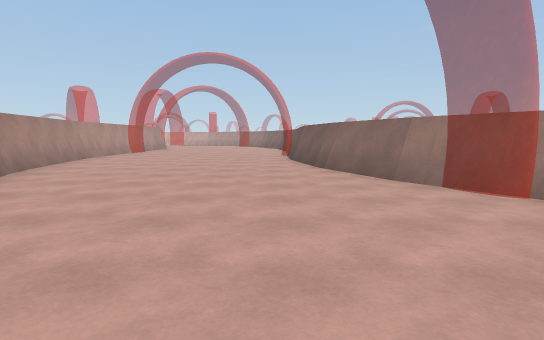
view 1 (above)

16 first-person views from a walk through a 3-D level made in the Unity game engine. The camera is 1.3 m above the floor, tilts 6° down and sees 80° across. The floor is counted in squares, 2 m on a side. Each view is taken from the middle of a square. On the plan, view 1 faces up. The plan holds only what a view shows up to about 10 squares ahead; the rest is blank. The place goes on beyond the plan.

view 2
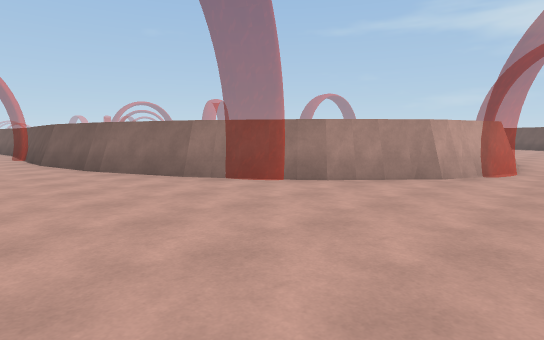

view 3
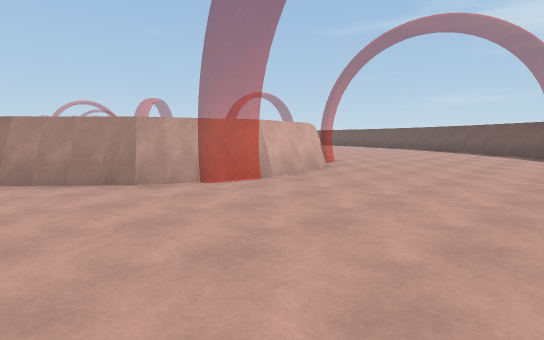

view 4
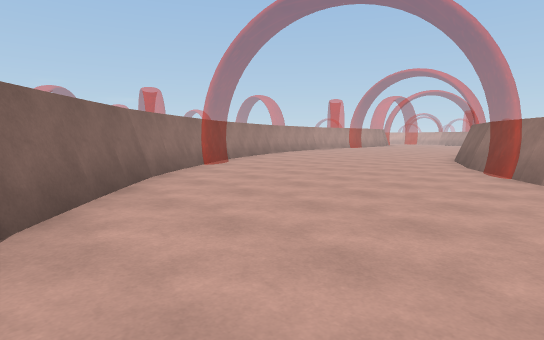

view 5
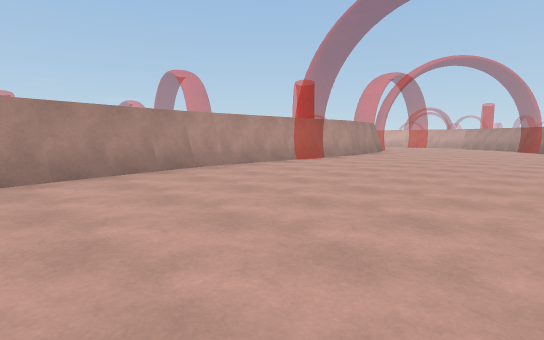

view 6
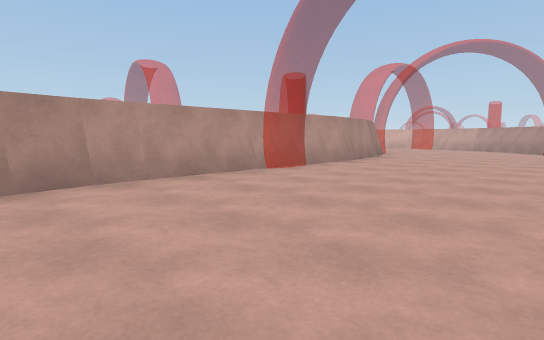

view 7
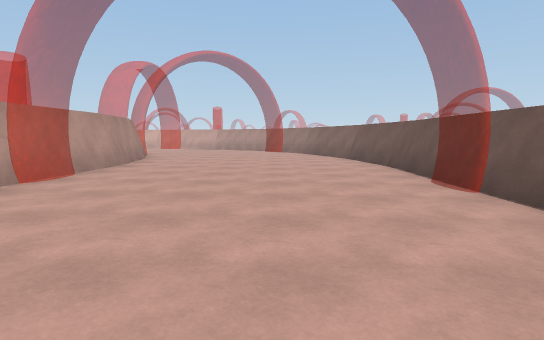

view 8
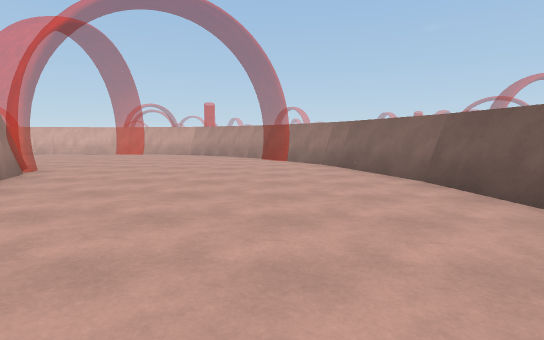

view 9
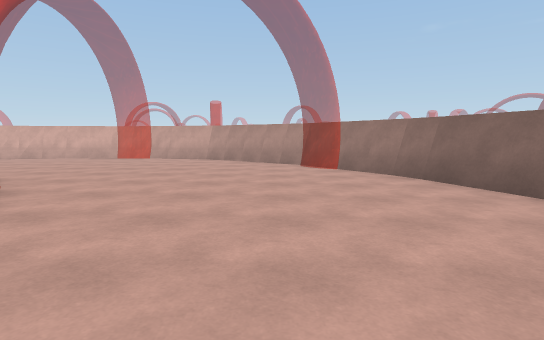

view 10
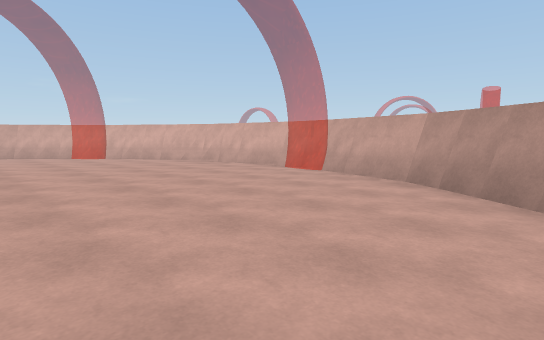

view 11
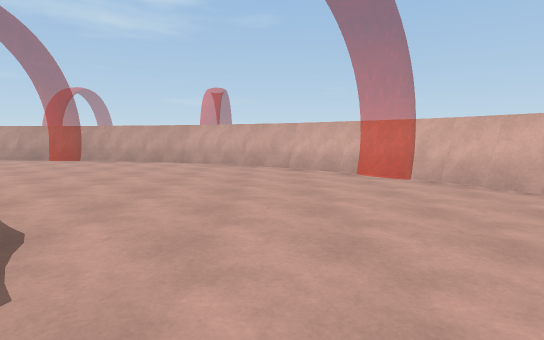

view 12
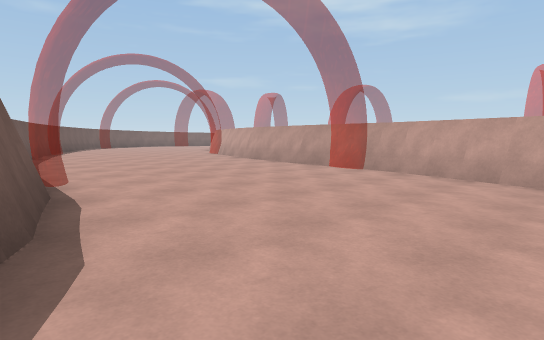

view 13
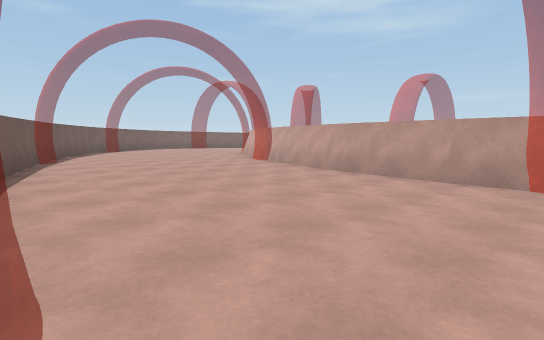

view 14
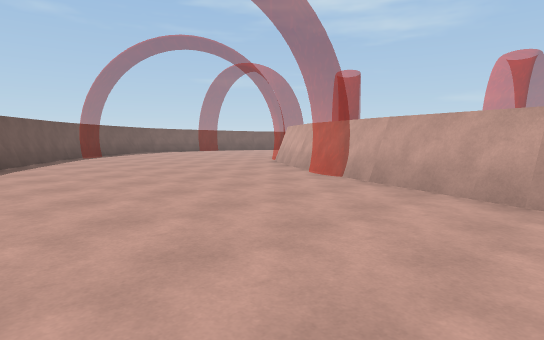

view 15
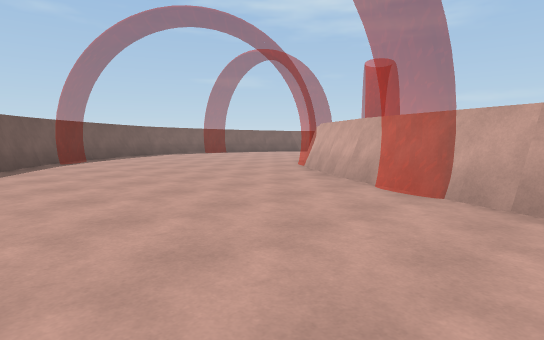

view 16
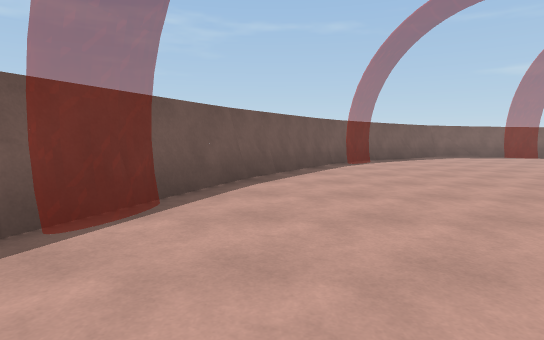

### Floor plan
Points are (right, up) in squares from view 1. A wall is a line through its corners. A room is listed if a view was taken in it or the views show most of it. See-through windows are left out.
Room 1 (views 1, 2, 3, 4, 5, 6, 7, 8, 9, 10, 11, 12, 13, 14, 15, 16)
walls: (0.7, 9.7) (0.8, 14.9); (1.2, 7.7) (0.8, 9.8); (1.4, 7.4) (1.3, 7.9); (0.9, 14.8) (0.4, 18.1); (1, 15.5) (0.7, 17.1); (-5.3, 8.6) (-4.8, 6); (-5.3, 13.6) (-5.4, 10.4); (2.1, 5.3) (1.4, 7.2); (-4.7, 6.1) (-4.5, 5.3); (0.4, 17.9) (-0.4, 20.4); (0.6, 17.9) (0.5, 18.4); (0.4, 18.5) (-0.1, 19.9); (-5.5, 16.6) (-5.4, 15.4); (-3.8, 3.5) (-3.3, 2.4); (-5.9, 17.8) (-5.6, 16.8); (-3.3, 2.5) (-1.9, 0.4); (-6.1, 18) (-5.4, 16.5); (-0.3, 20.4) (-0.5, 21); (-3, 1.8) (-2.4, 1); (-6.6, 18.7) (-6.3, 18.2); (-6.5, 18.9) (-6.3, 18.5); (-2.6, 1.1) (-0.9, -1); (5.1, 1.9) (3.6, 3.2) (2.4, 5); (-0.9, 21.4) (-2.3, 23.2); (5.4, 1.8) (5, 2); (-1.1, -0.9) (1.3, -2.9); (7.1, 1.3) (5.4, 1.9); (-11.5, 15.1) (-11.2, 16.7); (-2.1, 23.1) (-3.6, 24.2); (8.9, 1.6) (6.8, 1.1) (6.1, 1.5); (10.9, 2.8) (9.2, 1.7) (8.8, 1.5); (-3.8, 24.3) (-5, 25); (-13.1, 6.4) (-12.4, 8.8); (-4.9, 25) (-5.5, 25.1); (-5, 25.2) (-5.6, 25.3); (-14.5, 3) (-13, 6.5); (-10.4, 25.4) (-11, 25.3) (-13.3, 23.9); (-17.8, 13.4) (-18.2, 10.5); (-18.2, 11.2) (-18.4, 10.6); (-17.6, 16.3) (-17.7, 13.3); (-18.4, 10.2) (-19.1, 8); (-13.2, 23.9) (-13.7, 23.4); (-17.4, 17.2) (-17.7, 16.1); (-17.7, 16.3) (-17.9, 13.3); (-13.7, 23.5) (-15.5, 21.4); (-15.4, 21.5) (-16.8, 19.3) (-17.1, 18.6); (-17, 18.8) (-17.4, 17.5); (-19.1, 8.2) (-19.6, 7); (-16.3, 0.3) (-14.8, 2.5); (14.7, -2) (15.5, -1.2); (-17, -0.4) (-16.2, 0.5); (-18.6, -1.8) (-16.8, -0.2); (-19.4, -2.1) (-18.6, -1.5)
low walls: (5.9, 1.5) (5.3, 1.7); (-0.9, -0.8) (1.4, -2.9); (-11.3, 16.5) (-11.1, 16.9); (-13.8, 5.1) (-13.6, 5.6); (-10.4, 25.2) (-10.9, 25.1); (-18.1, 10.7) (-19, 7.9); (-12.5, 24.1) (-13.2, 23.7); (-17.4, 16.2) (-17.5, 15.5); (-16.6, 19.2) (-16.9, 18.5); (-16.9, 18.6) (-17.2, 17.5); (-18.9, 8.1) (-19.2, 7.5)

Positions as (right, up) in squares from view 1, and headings:
1: (0, 0), facing up
2: (-1, 0), facing up-right
3: (3, -3), facing up-right
4: (4, -3), facing up-left
5: (0, 6), facing up-left
6: (-1, 8), facing up-left
7: (-2, 8), facing up
8: (-2, 13), facing up
9: (-3, 15), facing up
10: (-3, 20), facing up-left
11: (-8, 21), facing left
12: (-11, 19), facing down-left
13: (-12, 15), facing down-left
14: (-14, 11), facing down-left
15: (-15, 9), facing down-left
16: (-15, 8), facing down
